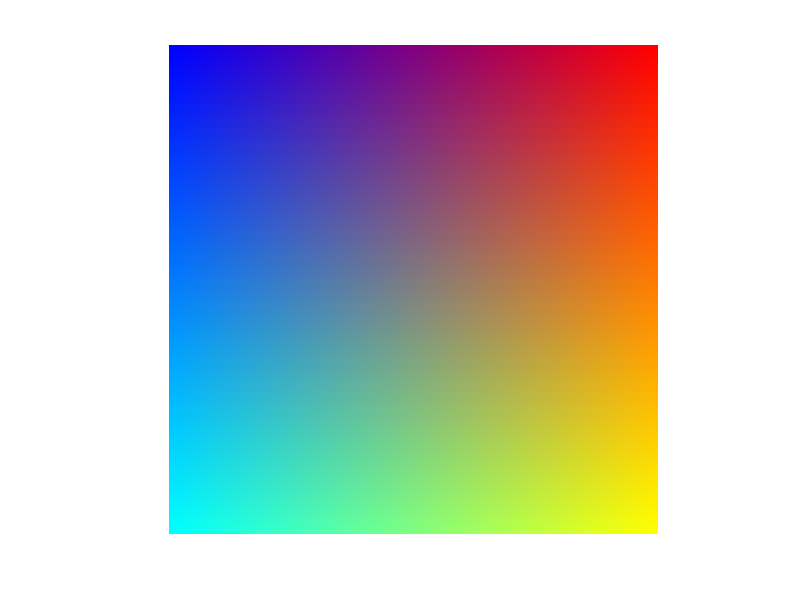

This chart was generated by the following MATLAB code:
%% light intensity function 
% 

N = 100; % number of pixels

light = linspace(0, 1, N);

light_mat_r = repmat(light, N, 1, 1);
light_mat_g = repmat(light, N, 1, 1)';
light_mat_b = fliplr(repmat(light, N, 1, 1));

light_mat(:,:,1) = light_mat_r;
light_mat(:,:,2) = light_mat_g;
light_mat(:,:,3) = light_mat_b;

imshow(light_mat)


















